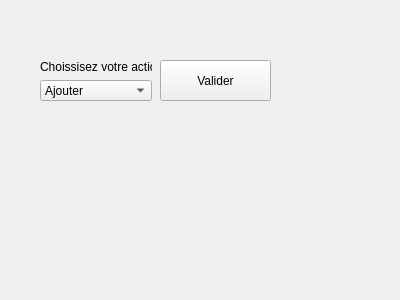
<?xml version="1.0" encoding="UTF-8"?>
<ui version="4.0">
 <class>Form</class>
 <widget class="QWidget" name="Form">
  <property name="geometry">
   <rect>
    <x>0</x>
    <y>0</y>
    <width>400</width>
    <height>300</height>
   </rect>
  </property>
  <property name="windowTitle">
   <string>Form</string>
  </property>
  <widget class="QPushButton" name="BtCscpVal">
   <property name="geometry">
    <rect>
     <x>160</x>
     <y>60</y>
     <width>111</width>
     <height>41</height>
    </rect>
   </property>
   <property name="text">
    <string>Valider</string>
   </property>
  </widget>
  <widget class="QWidget" name="layoutWidget">
   <property name="geometry">
    <rect>
     <x>40</x>
     <y>60</y>
     <width>112</width>
     <height>41</height>
    </rect>
   </property>
   <layout class="QVBoxLayout" name="verticalLayout">
    <item>
     <widget class="QLabel" name="label_2">
      <property name="text">
       <string>Choissisez votre action</string>
      </property>
     </widget>
    </item>
    <item>
     <widget class="QComboBox" name="ListAct">
      <property name="layoutDirection">
       <enum>Qt::LeftToRight</enum>
      </property>
      <item>
       <property name="text">
        <string>Ajouter</string>
       </property>
      </item>
      <item>
       <property name="text">
        <string>Modifier</string>
       </property>
      </item>
      <item>
       <property name="text">
        <string>Afficher</string>
       </property>
      </item>
      <item>
       <property name="text">
        <string>Supprimer</string>
       </property>
      </item>
     </widget>
    </item>
   </layout>
  </widget>
 </widget>
 <resources/>
 <connections/>
</ui>
